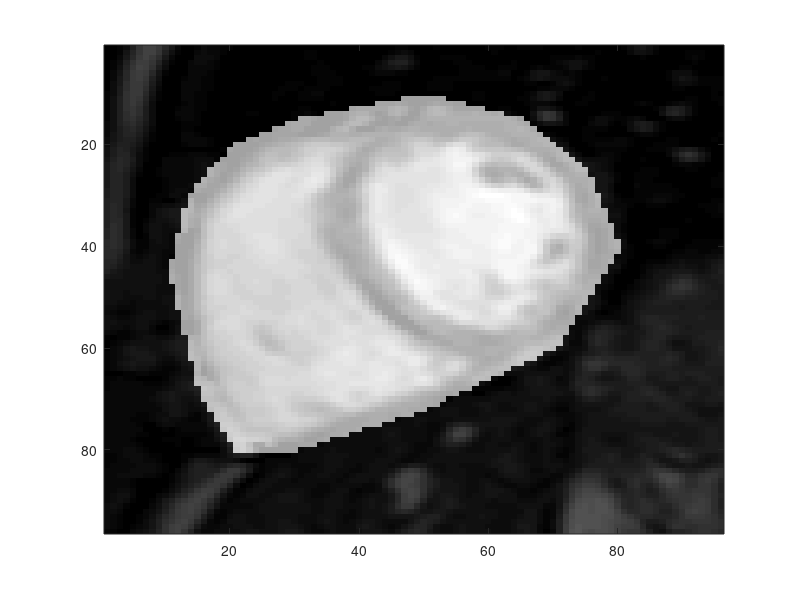

MATLAB code to generate this figure: (Note: this script raises an error after producing the figure.)
load heart_data

mu0 = mean(background_values);
mu1 = mean(chamber_values);
lambda = 0.05;

% Generate mask of what pixels can not be foreground
[m,n] = size(im);
x = [13 10 15 20 30 50 70 80 75 70 65 50 30 20];
y = [30 45 70 80 80 72 60 40 25 20 15 10 15 20];
mask = poly2mask(x, y, m, n) ~= 1;
figure(1); colormap('gray');imagesc(im-mask);

% Run segmentation
th4 = segment_image_v3_2(im, background_values, chamber_values, mask);

% Morphological closing to fill in the holes 
se = strel('disk',2);
th4c = imclose(th4,se);

% Plot
figure(3)
subplot(1,3,1); imshow(im); title("Input image");
subplot(1,3,2); imshow(th4c); title("Segmentation");
subplot(1,3,3); imshow(im.*th4c); title("Output image");





%%





load heart_data

mu0 = mean(background_values);
mu1 = mean(chamber_values);
lambda = 0.05;

% Generate mask of what pixels can not be foreground
[m,n] = size(im);
x = [13 10 15 20 30 50 70 80 75 70 65 50 30 20];
y = [30 45 70 80 80 72 60 40 25 20 15 10 15 20];
mask = poly2mask(x, y, m, n) ~= 1;
figure(1); colormap('gray');imagesc(im-mask);

% 
th1 = segment_image(im, mu0, mu1, lambda);
th2 = segment_image_v2(im, lambda);
th3 = segment_image_v3(im, background_values, chamber_values);
th4 = segment_image_v3(im, background_values, chamber_values, mask);
th5 = segment_image_v4(im);

se = strel('disk',2);
th4c = imclose(th4,se);

figure(2)

subplot(2,6,1); imshow(th1);
title('asdf')
subplot(2,6,2); imshow(th2);
title('asd')
subplot(2,6,3); imshow(th3);
subplot(2,6,4); imshow(th4);
subplot(2,6,5); imshow(th5);
subplot(2,6,6); imshow(th4c);

subplot(2,6,7); imshow(th1.*im);
subplot(2,6,8); imshow(th2.*im);
subplot(2,6,9); imshow(th3.*im);
subplot(2,6,10); imshow(th4.*im);
subplot(2,6,11); imshow(th5.*im);
subplot(2,6,12); imshow(th4c.*im);

figure(3)
subplot(1,3,1); imshow(im); title("Input image");
subplot(1,3,2); imshow(th4c); title("Segmentation");
subplot(1,3,3); imshow(im.*th4c); title("Output image");
